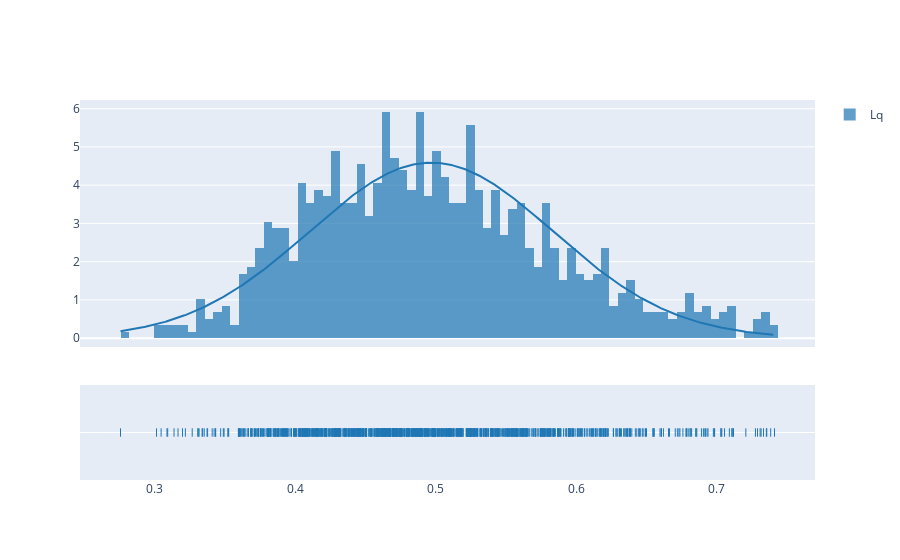

Notebook code cell kept with this figure:
### Code cell
fig = ff.create_distplot([data_without_outliers], [opcao], curve_type='normal', bin_size=0.006)
fig.show()

### Figure 1 — Plotly figure (JSON) as saved in the notebook; plotly's stock layout.template omitted (floating-point values rounded to 4 significant figures; data arrays with more than 128 entries replaced by an {"elided": "..."} marker saying what was removed)
{"data": [{"autobinx": false, "histnorm": "probability density", "legendgroup": "Lq", "marker": {"color": "rgb(31, 119, 180)"}, "name": "Lq", "opacity": 0.7, "type": "histogram", "x": {"elided": "988 float values"}, "xaxis": "x", "xbins": {"end": 0.7413, "size": 0.006, "start": 0.2757}, "yaxis": "y"}, {"legendgroup": "Lq", "marker": {"color": "rgb(31, 119, 180)"}, "mode": "lines", "name": "Lq", "showlegend": false, "type": "scatter", "x": {"elided": "500 float values"}, "xaxis": "x", "y": {"elided": "500 float values"}, "yaxis": "y"}, {"legendgroup": "Lq", "marker": {"color": "rgb(31, 119, 180)", "symbol": "line-ns-open"}, "mode": "markers", "name": "Lq", "showlegend": false, "type": "scatter", "x": {"elided": "988 float values"}, "xaxis": "x", "y": {"elided": "988 str values"}, "yaxis": "y2"}], "layout": {"barmode": "overlay", "hovermode": "closest", "legend": {"traceorder": "reversed"}, "xaxis": {"anchor": "y2", "domain": [0, 1], "zeroline": false}, "yaxis": {"anchor": "free", "domain": [0.35, 1], "position": 0}, "yaxis2": {"anchor": "x", "domain": [0, 0.25], "dtick": 1, "showticklabels": false}}}
